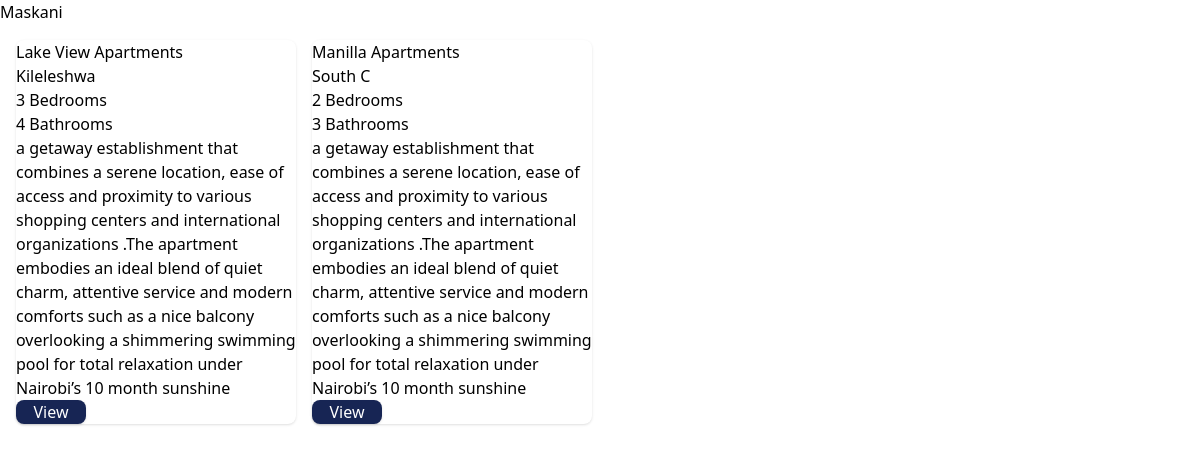
The app's page /, older data.
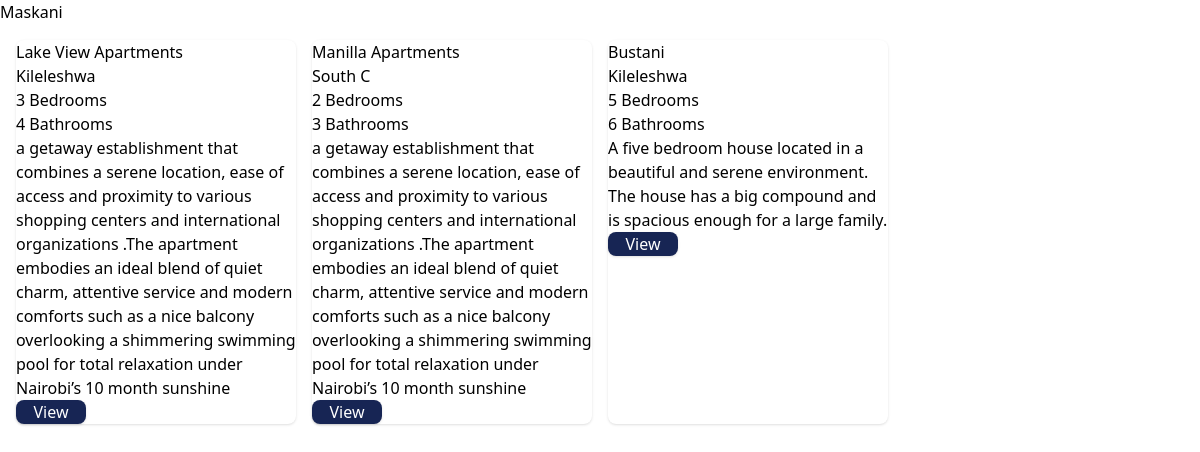
The same page, newer data.
### main/models.py (models this page shows, shortened)
class Houses(models.Model):
    type = models.ForeignKey(Types, on_delete=models.CASCADE, related_name="types")
    name = models.CharField(max_length=200)
    location = models.CharField(max_length=200)
    bedrooms = models.IntegerField()
    bathrooms = models.IntegerField()
    description = models.CharField(max_length=500)

### main/views.py (the view)
# urls.py: path('', views.home, name="home"),
def home(response):
    house = Houses.objects.all()
    return render(response, "main/home.html", {"house":house})

### main/templates/main/home.html (shortened to what this page needs)
{% extends 'main/base.html' %}
{% block content %}
    <h1>Maskani</h1>
    <ul>
        <div class="grid lg:grid-cols-4 md:grid-cols-3 sm:grid-cols-2 gap-4 m-4">
            {% for rental in house.all %}
                <div class="min-h-[150px] rounded-lg shadow bg-white">
                    <li>
                        {{rental.name}}<br>{{rental.location}}<br>{{rental.bedrooms}} Bedrooms <br>{{rental.bathrooms}} Bathrooms <br>{{rental.description}}
                        <button class="min-h-[20px] min-w-[70px] rounded-lg shadow bg-blue-950 text-white">View</button>
                    </li>
                </div>
            {% endfor %}
        </div>
    </ul>
{% endblock %}

Row changes from the older to the newer data that the page shows:
added Houses: name "Bustani", location "Kileleshwa", bedrooms "5", bathrooms "6", description "A five bedroom house located in a beautiful and serene environment. The house has a big compound and is spacious enough for a large family."
